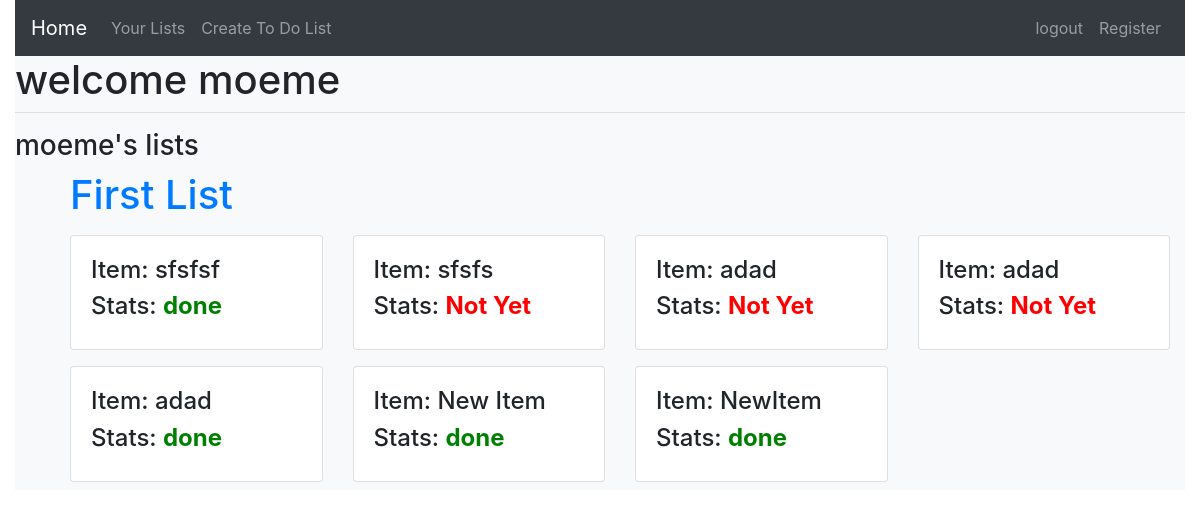
Page /your_lists (signed in) on the committed database.
### main/models.py (models this page shows, shortened)
class ToDoList(models.Model):
    user = models.ForeignKey(user, default=1, related_name='todolist', on_delete=models.CASCADE)
    name = models.CharField(max_length=255)

class Item(models.Model):
    todolist = models.ForeignKey(ToDoList,related_name='item', on_delete=models.CASCADE)
    text = models.TextField(max_length=300)
    completion = models.BooleanField(default=False, blank=True, null=True)

### main/views.py (the view)
# urls.py: path('your_lists', views.user_tdl, name='user_todolist')
def user_tdl(request):
    return render(request, 'main/user_lists.html',{})

### main/templates/main/user_lists.html (shortened to what this page needs)
{% extends 'main/base.html' %} {% block content %}
<hr class="mt-0" />
<h3>{{ request.user }}'s lists</h3>
<ul style="list-style: none">
  {% for list in user.todolist.all %}
  <div class="col-md-12">
    <h1><a href="/to_do_lists/{{list.id}}">{{list.name}}</a></h1>
    <li>
      <div class="row">
        {% for item in list.item.all %}
        <div style="margin: 8px 0" class="col-sm-12 col-md-3">
          <div class="card">
            <div class="card-body">
              <h4>Item: {{item.text}}</h4>
              {% if item.completion == True %}
              <h4>Stats: <strong style="color: green">done</strong></h4>
              {% else %}
              <h4>Stats: <strong style="color: red">Not Yet</strong></h4>
              {% endif %}
            </div>
          </div>
        </div>
        {% endfor %}
      </div>
    </li>
  </div>
  {% endfor %}
</ul>
{% endblock content %}

### main/templates/main/base.html (shortened to what this page needs)
<!DOCTYPE html>
<html lang="en">
  <head>
    <link
      rel="stylesheet"
      href="https://stackpath.bootstrapcdn.com/bootstrap/4.5.2/css/bootstrap.min.css"
    />
  </head>
  <body>
    <div class="container-fluid">
      <nav class="navbar navbar-expand-lg navbar-dark bg-dark">
        <a class="navbar-brand" href="/">Home</a>
        <div class="collapse navbar-collapse" id="navbarNav">
          <ul class="navbar-nav">
            {% if user.is_authenticated %}
            <li class="nav-item">
              <a class="nav-link" href="/your_lists">Your Lists</a>
            </li>
            <li class="nav-item">
              <a class="nav-link" href="/create">Create To Do List</a>
            </li>
            {% endif %}
          </ul>
          <ul class="navbar-nav ml-auto">
            {% if user.is_authenticated %}
            <li class="nav-item ml-auto">
              <a class="nav-link" href="/logout">logout</a>
            </li>
            {% else %}
            <li class="nav-item ml-auto">
              <a class="nav-link" href="/login">Login</a>
            </li>
            {% endif %}
            <li class="nav-item ml-auto">
              <a class="nav-link" href="/register/create">Register</a>
            </li>
          </ul>
        </div>
      </nav>
      <div class="bg-light">
        <h1>welcome {{ request.user }}</h1>
        {% block content %} {% endblock content %}
      </div>
    </div>
  </body>
</html>

### rows in the picture
ToDoList: name "First List"
Item: text "sfsfsf", shows "Stats:", completion "done"
Item: text "sfsfs", shows "Stats:", completion "Not Yet"
Item: text "adad", shows "Stats:", completion "Not Yet"
Item: text "adad", shows "Stats:", completion "Not Yet"
Item: text "adad", shows "Stats:", completion "done"
Item: text "New Item", shows "Stats:", completion "done"
Item: text "NewItem", shows "Stats:", completion "done"

### other values in the picture
{{ request.user }} "moeme"
